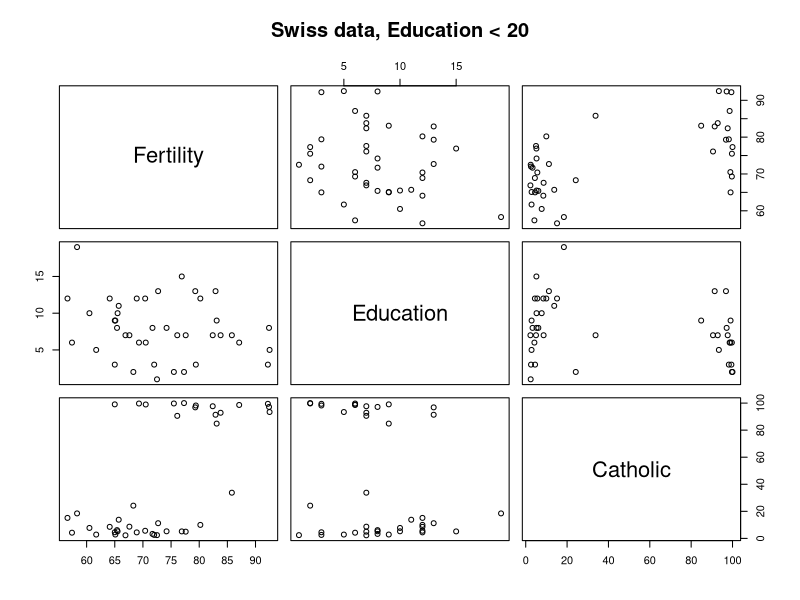

Write R code to recreate this figure.
data(swiss)
pairs(~ Fertility + Education + Catholic, data = swiss, subset = Education < 20, main = "Swiss data, Education < 20")
